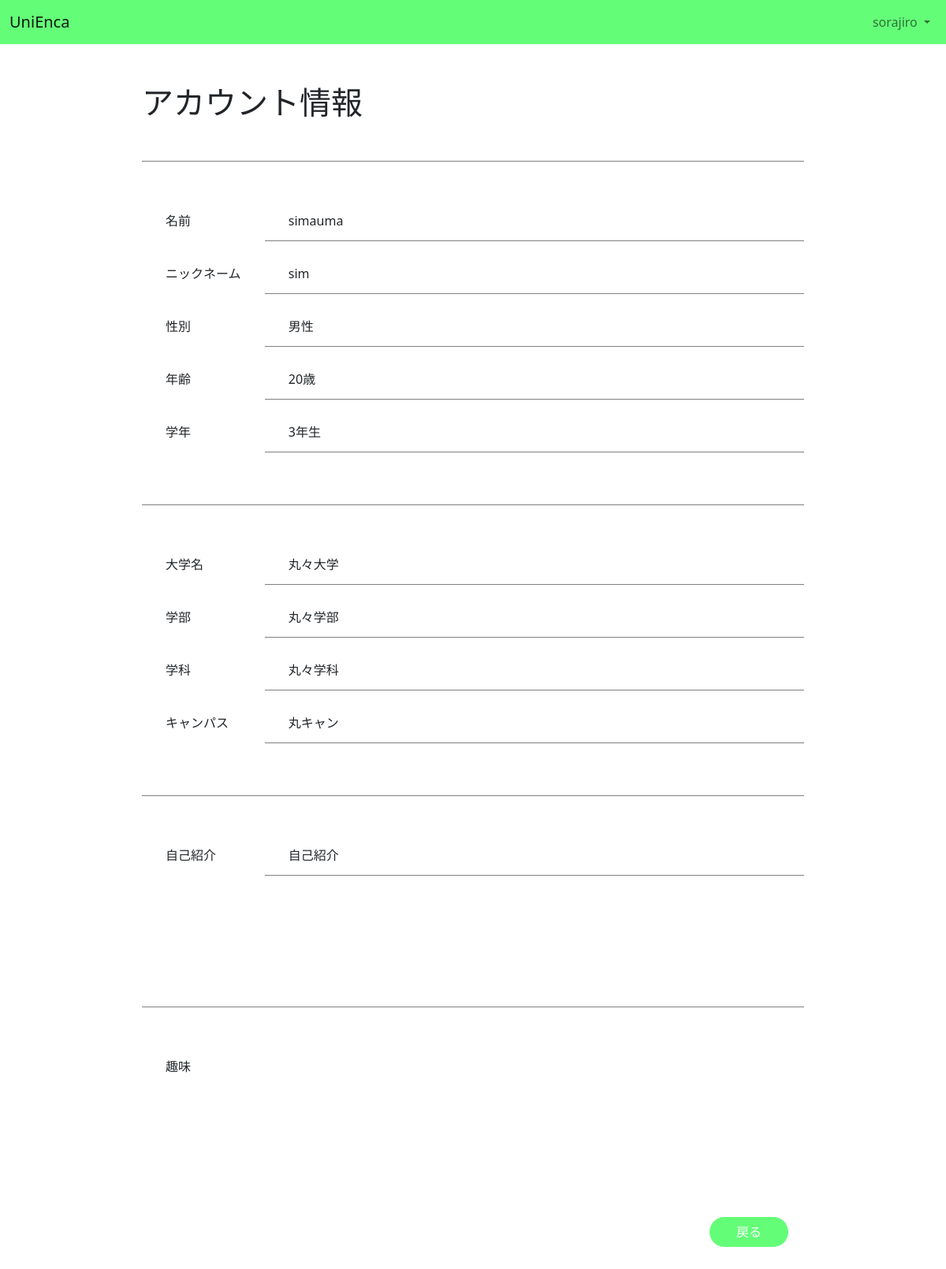
Page /profile/2/2/ (signed in) on the committed database.
### accounts/models.py (models this page shows, shortened)
class User(AbstractUser):
    email = models.EmailField("メールアドレス", unique=True)
    followings = models.ManyToManyField(
        "self", related_name="followers", symmetrical=False, blank=True
    )

class Profile(models.Model):
    user = models.OneToOneField(
        User, related_name="profile", on_delete=models.CASCADE
    )
    nickname = models.CharField(max_length=20, null=True, blank=True)
    gender = models.IntegerField(choices=Gender.choices, null=True, blank=True)
    grade = models.IntegerField(choices=Grade.choices, null=True, blank=True)
    age = models.IntegerField(
        validators=[
            MinValueValidator(18),
            MaxValueValidator(120),
        ],
        null=True,
        blank=True,
    )
    target = models.IntegerField(choices=Target.choices, null=True, blank=True)
    univ_name = models.CharField("大学名", max_length=20, null=True, blank=True)
    faculty = models.CharField("学部名", max_length=20, null=True, blank=True)
    major = models.CharField("学科名", max_length=20, null=True, blank=True)
    campus = models.CharField("キャンパス名", max_length=20, null=True, blank=True)
    profile_text = models.TextField(max_length=300, null=True, blank=True)
    hobby = models.ManyToManyField(Hobby, related_name="profiles", blank=True)

### accounts/views.py (the view)
class ProfileView(View, LoginRequiredMixin):
    model = User
    template_name = "accounts/profile.html"
    def get(self, request, user_id, search_id):
        user = get_object_or_404(User, pk=user_id)
        ctxt = {
            "target_user": user,
            "search_id": search_id,
        }
        return render(request, self.template_name, ctxt)

### templates/accounts/profile.html (shortened to what this page needs)
{% extends "base.html" %}
{% load static %}
{% block nav %}
{% include "_nav.html" %}
{% endblock %}
{% block content %}
<h1>アカウント情報</h1>
<div class="profile-userinfo profile-box">
    <div class="profile-item d-flex">
        <p class="profile-label">名前</p>
        <p class="profile-info">{{ target_user.username }}</p>
    </div>
    <div class="profile-item d-flex">
        <p class="profile-label">ニックネーム</p>
        <p class="profile-info">{{ target_user.profile.nickname }}</p>
    </div>
    {% if target_user.profile.gender == 0 %}
    <div class="profile-item d-flex">
        <p class="profile-label">性別</p>
        <p class="profile-info">男性</p>
    </div>
    {% elif target_user.profile.gender == 1 %}
    <div class="profile-item d-flex">
        <p class="profile-label">性別</p>
        <p class="profile-info">女性</p>
    </div>
    {% else %}
    <div class="profile-item d-flex">
        <p class="profile-label">性別</p>
        <p class="profile-info">その他</p>
    </div>
    {% endif %}
    <div class="profile-item d-flex">
        <p class="profile-label">年齢</p>
        <p class="profile-info">{{ target_user.profile.age }}歳</p>
    </div>
    <div class="profile-item d-flex">
        <p class="profile-label">学年</p>
        <p class="profile-info">{{ target_user.profile.grade }}年生</p>
    </div>
</div>
<div class="profile-univinfo profile-box">
    <div class="profile-item d-flex">
        <p class="profile-label">大学名</p>
        <p class="profile-info">{{ target_user.profile.univ_name }}</p>
    </div>
    <div class="profile-item d-flex">
        <p class="profile-label">学部</p>
        <p class="profile-info">{{ target_user.profile.faculty }}</p>
    </div>
    <div class="profile-item d-flex">
        <p class="profile-label">学科</p>
        <p class="profile-info">{{ target_user.profile.major }}</p>
    </div>
    <div class="profile-item d-flex">
        <p class="profile-label">キャンパス</p>
        <p class="profile-info">{{ target_user.profile.campus }}</p>
    </div>
</div>
<div class="profile-text profile-box">
    <div class="profile-item d-flex">
        <p class="profile-label">自己紹介</p>
        <p class="profile-info">{{ target_user.profile.profile_text }}</p>
    </div>
</div>
<div class="profile-hobby profile-box d-flex">
    <p class="profile-label">趣味</p>
</div>
<a href="{% url 'matching:search' search_id %}">
    <button class="btn btn-unienca btn-profile-return float-end">
        戻る
    </button>
</a>
{% endblock %}

### templates/_nav.html (shortened to what this page needs)
<nav class="navbar navbar-expand-lg navbar-light bg-light nav-original">
    <div class="container-fluid">
        <a class="navbar-brand logo" href="{% url 'matching:home' %}">UniEnca</a>
        <div class="collapse navbar-collapse" id="navbarNavDropdown">
            <ul class="navbar-nav ms-auto">
                <li class="nav-item dropdown">
                    <a class="nav-link dropdown-toggle" href="#" id="navbarDropdownMenuLink" role="button"
                        data-bs-toggle="dropdown" aria-expanded="false">
                        {{ user.username }}
                    </a>
                </li>
            </ul>
        </div>
    </div>
</nav>

### accounts/static/accounts/css/accounts.css (style rules this page uses)
a { text-decoration: none; }
.nav-original { width: 100% !important; }
.nav-original { background-color: rgb(100, 253, 120) !important; }
.btn-unienca { background-color: rgb(100, 253, 120) !important; color: white !important; }
.profile-box { padding: 50px 0px 50px 30px; margin: 0 auto; border-top: 1px solid grey; }
.profile-userinfo { margin-top: 50px; }
.profile-text { margin-bottom: 100px; }
.profile-label { height: 50px; line-height: 50px; width: 150px; }
.profile-info { min-height: 50px; line-height: 50px; padding-left: 30px; border-bottom: 1px solid grey; width: 100%; }
.btn-profile-return { margin: 100px 20px 100px auto; width: 100px; border-radius: 50px; }

### rows in the picture
User: username "sorajiro"
User: username "simauma", profile.nickname "sim", profile.age "20", profile.grade "3", profile.univ_name "丸々大学", profile.faculty "丸々学部", profile.major "丸々学科", profile.campus "丸キャン", profile.profile_text "自己紹介"
